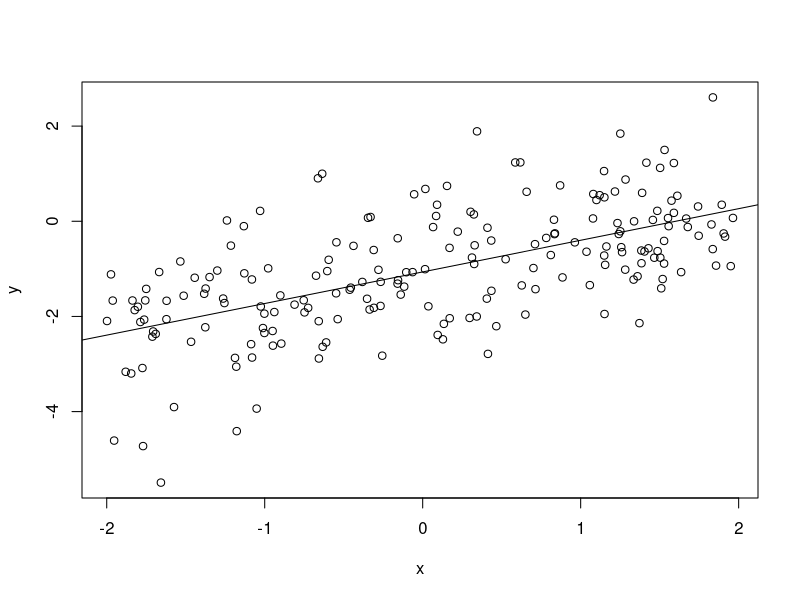

Source code (R): (Note: this script raises an error after producing the figure.)

# setwd("C:/arbeit/talks/Madrid2024/practicals")

# read the data
dat <- read.table("data/linreg.dat", header=TRUE)

# plot and add the regression line from lm
plot(dat$x, dat$y, xlab="x", ylab="y")
abline(lm(y~x, data=dat))

# function for computing the log-posterior (the same as in Ex. 2)
log_posterior <- function(beta, y, x, sigma, prior_mean, prior_sd) {
    # current mean vector of the observation model
    mu <- beta[1] + beta[2] * x
    
    # log-likelihood
    log_lik <- sum(dnorm(y, mean = mu, sd = sigma, log = TRUE))
    
    # prior (since beta[1] has a constant prior, we only need the prior for beta[2] here)
    log_prior <- dnorm(beta[2], mean = prior_mean, sd = prior_sd, log = TRUE)
    
    # return the (un-normalized) log-posterior
    return(log_lik + log_prior)
}

# IWLS acceptance step
mh_step_iwls <- function(beta_proposed, beta_current, y, x, sigma, prior_mean, prior_sd, Finv) {
    
    # compute log-posterior at proposed value
    log_prob_proposal <- log_posterior(
        beta_proposed,
        y,
        x,
        sigma,
        prior_mean,
        prior_sd
    )
    
    # compute log-posterior at current value
    log_prob_current <- log_posterior(
        beta_current,
        y,
        x,
        sigma,
        prior_mean,
        prior_sd
    )
    
    # log-densities of the proposal density
    sval_backward <- s_fn(y, X, beta_proposed, sigma, prior_sd)
    backward_mean <- beta_proposed + drop(Finv  %*% sval_backward)
    
    log_prob_backward <- mvtnorm::dmvnorm(
        beta_current,
        mean = backward_mean,
        sigma=Finv,
        log=TRUE
    )
    
    sval_forward <- s_fn(y, X, beta_current, sigma, prior_sd)
    forward_mean <- beta_current + drop(Finv  %*% sval_forward)
    
    log_prob_forward <- mvtnorm::dmvnorm(
        beta_proposed,
        mean = forward_mean,
        sigma=Finv,
        log=TRUE
    )
    
    # log-acceptance probability
    log_alpha_star <- log_prob_proposal - log_prob_current + log_prob_backward - log_prob_forward
    log_acceptance_prob <- min(0, log_alpha_star)
    
    # determine acceptance by comparing to a log-uniform
    accept <- log(runif(n = 1)) <= log_acceptance_prob
    
    if(accept) {
        beta_step <- beta_proposed
    } else {
        beta_step <- beta_current
    }
    
    # return the new state of the MCMC chain and whether acceptance took place
    return(list(beta = beta_step, accepted = accept))
}


# functions for IWLS proposal for beta
s_fn <- function(y, X, beta, sigma, prior_sd) {
    (t(X) %*% y - crossprod(X) %*% beta) / (sigma^2) - c(0, (beta[2] / (prior_sd^2)))
}

F_fn <- function(sigma, X, prior_sd) {
    crossprod(X) / (sigma^2) + diag(c(0, (1 / (prior_sd^2))))
}

# now put pieces together in an IWLS algorithm
iwls <- function(y, x, nsamples, sigma, beta_start, prior_mean, prior_sd) {
    # some setting for the algorithms and vectors/matrices to store results
    samples <- matrix(NA_real_, nrow = nsamples, ncol = length(beta_start))
    accepted <- vector(mode = "logical", length = nsamples)
    X <- cbind(1, x)
    
    # initialize with the starting values
    beta_current <- beta_start
    
    # since sigma^2 is treated as fixed, F can be computed beforehand
    Fval <- F_fn(sigma, X, prior_sd)
    Finv <- solve(Fval)
    Finv_chol <- t(chol(Finv))
    
    # perform MCMC iterations
    for (i in seq(nsamples)) {
        
        # IWLS proposal
        sval <- s_fn(y, X, beta_current, sigma, prior_sd)
        proposal_mean <- beta_current + drop(Finv  %*% sval)
        
        z <- rnorm(n = length(beta_start))
        beta_proposed <- drop(Finv_chol %*% z) + proposal_mean
        
        # acceptance step
        step <- mh_step_iwls(
            beta_proposed,
            beta_current,
            y,
            x,
            sigma,
            prior_mean,
            prior_sd,
            Finv
        )
        
        # update current state and store results
        beta_current <- step$beta
        samples[i,] <- beta_current
        accepted[i] <- step$accepted
    }
    
    # return the MCMC chain and the acceptance states
    return(list(beta = samples, accepted = accepted))
}

# set seed to make results reproducible
set.seed(123)

# call the sampler
samples <- iwls(
    dat$y,
    dat$x,
    nsamples = 10000,
    sigma = sqrt(3), # this is a parameter of the response distribution; we assume it to be fixed here
    beta_start = c(0, 0),
    prior_mean = 0,
    prior_sd = 10
)

# acceptance probability
mean(samples$accepted)

# view traceplots
matplot(samples$beta, type = "l")

# auto correlations
beta <- samples$beta
acf(beta[,1])
acf(beta[,2])

# estimates
colMeans(samples$beta)
apply(samples$beta, 2, sd)

# compare to lm results:
plot(dat$x, dat$y, xlab="x", ylab="y")
abline(lm(y~x, data=dat))
abline(coef=colMeans(samples$beta), col=2, lty=2)


beta <- samples$beta[-c(1:500),]
matplot(beta, type = "l")

# auto correlations
acf(beta[,1])
acf(beta[,2])

# estimates
colMeans(beta)
apply(beta, 2, sd)
